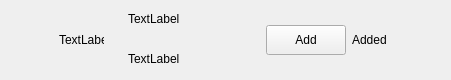
<?xml version="1.0" encoding="UTF-8"?>
<ui version="4.0">
 <class>ApplyFriendItem</class>
 <widget class="QWidget" name="ApplyFriendItem">
  <property name="geometry">
   <rect>
    <x>0</x>
    <y>0</y>
    <width>451</width>
    <height>80</height>
   </rect>
  </property>
  <property name="minimumSize">
   <size>
    <width>0</width>
    <height>80</height>
   </size>
  </property>
  <property name="maximumSize">
   <size>
    <width>16777215</width>
    <height>80</height>
   </size>
  </property>
  <property name="windowTitle">
   <string>Form</string>
  </property>
  <layout class="QHBoxLayout" name="horizontalLayout">
   <property name="spacing">
    <number>6</number>
   </property>
   <property name="leftMargin">
    <number>9</number>
   </property>
   <property name="topMargin">
    <number>0</number>
   </property>
   <property name="rightMargin">
    <number>0</number>
   </property>
   <property name="bottomMargin">
    <number>0</number>
   </property>
   <item>
    <spacer name="horizontalSpacer">
     <property name="orientation">
      <enum>Qt::Orientation::Horizontal</enum>
     </property>
     <property name="sizeType">
      <enum>QSizePolicy::Policy::Fixed</enum>
     </property>
     <property name="sizeHint" stdset="0">
      <size>
       <width>50</width>
       <height>20</height>
      </size>
     </property>
    </spacer>
   </item>
   <item>
    <widget class="QLabel" name="icon_lb">
     <property name="minimumSize">
      <size>
       <width>45</width>
       <height>45</height>
      </size>
     </property>
     <property name="maximumSize">
      <size>
       <width>45</width>
       <height>45</height>
      </size>
     </property>
     <property name="text">
      <string>TextLabel</string>
     </property>
    </widget>
   </item>
   <item>
    <widget class="QWidget" name="widget" native="true">
     <layout class="QHBoxLayout" name="horizontalLayout_2">
      <property name="topMargin">
       <number>2</number>
      </property>
      <property name="bottomMargin">
       <number>2</number>
      </property>
      <item>
       <widget class="QWidget" name="widget_2" native="true">
        <property name="minimumSize">
         <size>
          <width>0</width>
          <height>0</height>
         </size>
        </property>
        <property name="maximumSize">
         <size>
          <width>16777215</width>
          <height>16777215</height>
         </size>
        </property>
        <layout class="QVBoxLayout" name="verticalLayout">
         <property name="spacing">
          <number>10</number>
         </property>
         <property name="topMargin">
          <number>2</number>
         </property>
         <property name="bottomMargin">
          <number>2</number>
         </property>
         <item>
          <widget class="QLabel" name="user_name_lb">
           <property name="minimumSize">
            <size>
             <width>100</width>
             <height>30</height>
            </size>
           </property>
           <property name="maximumSize">
            <size>
             <width>200</width>
             <height>30</height>
            </size>
           </property>
           <property name="text">
            <string>TextLabel</string>
           </property>
          </widget>
         </item>
         <item>
          <widget class="QLabel" name="user_chat_lb">
           <property name="minimumSize">
            <size>
             <width>100</width>
             <height>30</height>
            </size>
           </property>
           <property name="maximumSize">
            <size>
             <width>500</width>
             <height>30</height>
            </size>
           </property>
           <property name="text">
            <string>TextLabel</string>
           </property>
          </widget>
         </item>
        </layout>
       </widget>
      </item>
      <item>
       <widget class="ClickedBtn" name="addBtn">
        <property name="minimumSize">
         <size>
          <width>80</width>
          <height>30</height>
         </size>
        </property>
        <property name="maximumSize">
         <size>
          <width>80</width>
          <height>30</height>
         </size>
        </property>
        <property name="text">
         <string>Add</string>
        </property>
       </widget>
      </item>
      <item>
       <widget class="QLabel" name="already_add_lb">
        <property name="minimumSize">
         <size>
          <width>40</width>
          <height>0</height>
         </size>
        </property>
        <property name="maximumSize">
         <size>
          <width>40</width>
          <height>16777215</height>
         </size>
        </property>
        <property name="text">
         <string>Added</string>
        </property>
       </widget>
      </item>
      <item>
       <spacer name="horizontalSpacer_2">
        <property name="orientation">
         <enum>Qt::Orientation::Horizontal</enum>
        </property>
        <property name="sizeType">
         <enum>QSizePolicy::Policy::Fixed</enum>
        </property>
        <property name="sizeHint" stdset="0">
         <size>
          <width>50</width>
          <height>20</height>
         </size>
        </property>
       </spacer>
      </item>
     </layout>
    </widget>
   </item>
  </layout>
 </widget>
 <customwidgets>
  <customwidget>
   <class>ClickedBtn</class>
   <extends>QPushButton</extends>
   <header location="global">clickedbtn.h</header>
  </customwidget>
 </customwidgets>
 <resources/>
 <connections/>
</ui>
